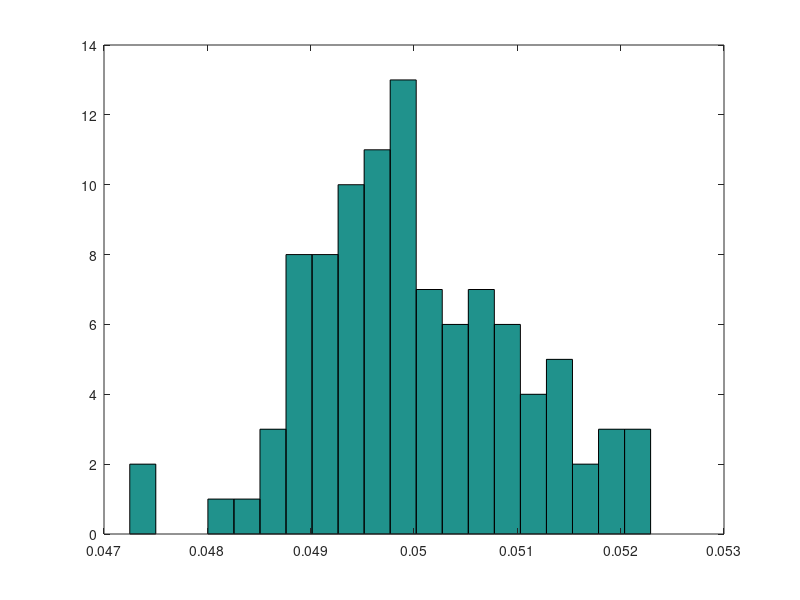

The MATLAB source for this figure:
%Chapter 3, exercise 2


%Giving values to lambda, n and M   
lambda = 20;
n=3000;
M=100;

%Generating random numbers from Exponential distribution and displaying them
%just to ensure that it works....
samples = exprnd(1/lambda,n, M);
   
disp(samples);

%Calculating the mean values and displaying them mjust to ensure that it
%works...
mean_1 = mean(samples);
disp(mean_1);

%Creating the histogram of the mean values for the M samples
hist(mean_1,20);

%Calculating the mean of the different mean values and displaying it.
MeanOf_mean_1 = mean(mean_1);
disp(MeanOf_mean_1);